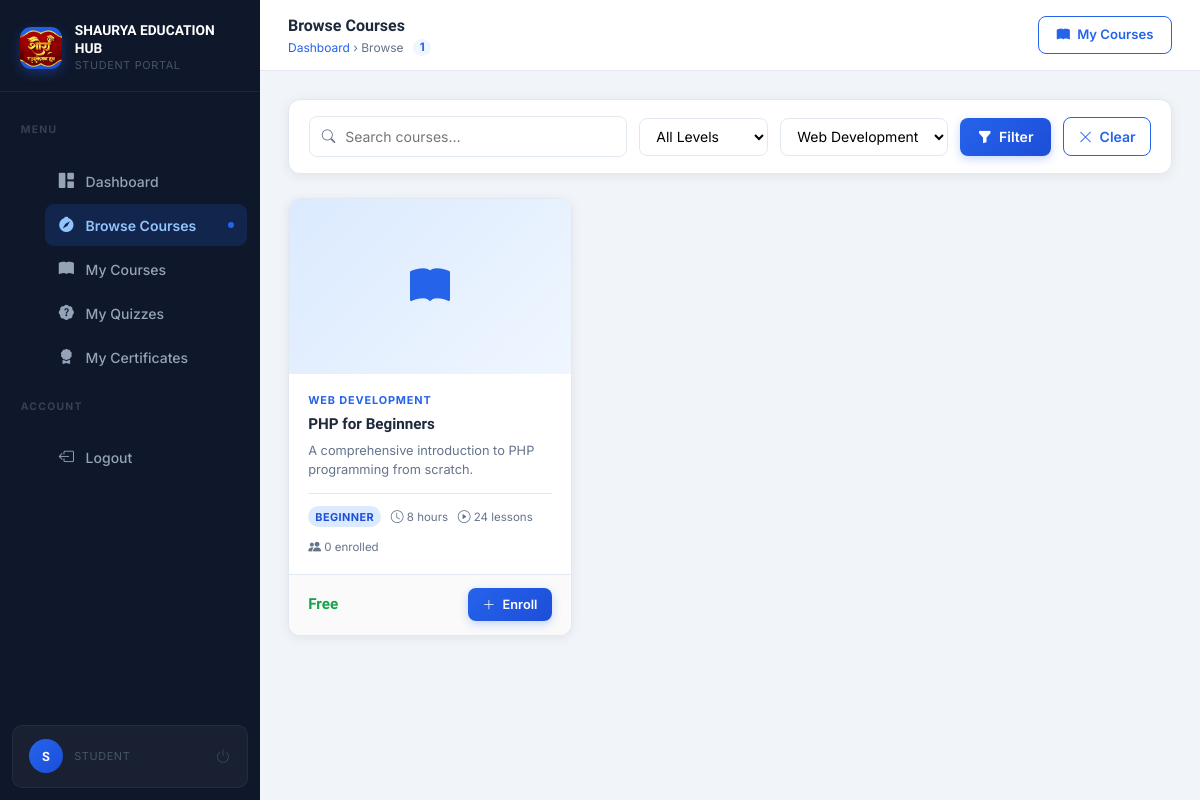
Page /browse-courses.php?category=Web Development (signed in) on the committed database.
### tables this page shows
CREATE TABLE IF NOT EXISTS courses (
    id            INT           UNSIGNED AUTO_INCREMENT PRIMARY KEY,

     
    title         VARCHAR(200)  NOT NULL,
    slug          VARCHAR(220)  NOT NULL UNIQUE,           
    description   TEXT          NOT NULL,
    short_desc    VARCHAR(500)  DEFAULT NULL,              

     
    image         VARCHAR(300)  DEFAULT NULL,              

     
    category      VARCHAR(100)  DEFAULT NULL,
    level         ENUM('beginner','intermediate','advanced') NOT NULL DEFAULT 'beginner',
    language      VARCHAR(60)   DEFAULT 'English',

     
    price         DECIMAL(8,2)  NOT NULL DEFAULT 0.00,     
    is_free       TINYINT(1)    NOT NULL DEFAULT 1,

     
    duration      VARCHAR(60)   DEFAULT NULL,              
    total_lessons INT           UNSIGNED DEFAULT 0,

     
    status        ENUM('active','inactive','draft') NOT NULL DEFAULT 'draft',

     
    created_by    INT           UNSIGNED NOT NULL,         

     
    created_at    TIMESTAMP     NOT NULL DEFAULT CURRENT_TIMESTAMP,
    updated_at    TIMESTAMP     NOT NULL DEFAULT CURRENT_TIMESTAMP ON UPDATE CURRENT_TIMESTAMP,

     
    INDEX idx_status     (status),
    INDEX idx_level      (level),
    INDEX idx_created_by (created_by),
    INDEX idx_category   (category)
);

### browse-courses.php (the view, shortened to what this page needs)
<?php
require_once __DIR__ . '/config/db.php';
$search      = trim($_GET['search']   ?? '');
$filterLevel = trim($_GET['level']    ?? '');
$filterCat   = trim($_GET['category'] ?? '');
$where  = ["c.status = 'active'"];
$params = [];
$types  = '';
if ($filterCat !== '') {
    $where[]  = 'c.category = ?';
    $params[] = $filterCat;
    $types   .= 's';
}
$whereSQL = 'WHERE ' . implode(' AND ', $where);
$sql = "
    SELECT c.id, c.title, c.description,
           c.image, c.category, c.level, c.price, c.is_free,
           c.duration, c.total_lessons,
           (SELECT COUNT(*) FROM enrollments e WHERE e.course_id = c.id) AS enroll_count
    FROM courses c
    $whereSQL
    ORDER BY c.created_at DESC
";
$stmt = $conn->prepare($sql);
if ($types !== '') {
    $stmt->bind_param($types, ...$params);
}
$stmt->execute();
$courses = $stmt->get_result();
$enrolledIds = [];
$catRes = $conn->query(
    "SELECT DISTINCT category FROM courses WHERE status='active' AND category IS NOT NULL AND category != '' ORDER BY category"
);
$categories = [];
while ($r = $catRes->fetch_assoc()) $categories[] = $r['category'];
$totalCourses = $courses->num_rows;
?>
<!DOCTYPE html>
<html lang="en">
<head>
    <link href="https://cdn.jsdelivr.net/npm/bootstrap@5.3.3/dist/css/bootstrap.min.css" rel="stylesheet">
    <link href="https://cdn.jsdelivr.net/npm/bootstrap-icons@1.11.3/font/bootstrap-icons.min.css" rel="stylesheet">
    <link href="assets/css/student.css" rel="stylesheet">
</head>
<body>
<?php include __DIR__ . '/includes/student-sidebar.php'; ?>
<div class="st-main">
    <header class="st-topbar">
        <div class="st-topbar-left">
            <div>
                <div class="st-page-title">Browse Courses</div>
                <div class="st-breadcrumb">
                    <a href="dashboard.php">Dashboard</a> &rsaquo; Browse
                    <span style="margin-left:.4rem;background:var(--brand-light);color:var(--brand);border-radius:20px;padding:.1em .55em;font-size:.72rem;font-weight:700;">
                        <?= $totalCourses ?>
                    </span>
                </div>
            </div>
        </div>
        <div class="st-topbar-right">
            <a href="my-courses.php" class="btn-outline-brand" style="font-size:.82rem;">
                <i class="bi bi-book-fill"></i> My Courses
            </a>
        </div>
    </header>
    <main class="st-body">
        <div class="st-card" style="margin-bottom:1.5rem;">
            <div class="st-card-body" style="padding:1rem 1.25rem;">
                <form method="GET" action="browse-courses.php"
                      style="display:flex;gap:.75rem;flex-wrap:wrap;align-items:center;">
                    <div class="st-search-wrap" style="flex:1;min-width:200px;">
                        <i class="bi bi-search"></i>
                        <input type="text" name="search" class="st-search-input"
                               placeholder="Search courses…"
                               value="<?= htmlspecialchars($search) ?>">
                    </div>
                    <select name="level"
                            style="padding:.52rem .75rem;border:1px solid var(--border);border-radius:var(--radius-sm);font-size:.875rem;outline:none;background:var(--surface);">
                        <option value="">All Levels</option>
                    </select>
                    <?php if ($categories): ?>
                    <select name="category"
                            style="padding:.52rem .75rem;border:1px solid var(--border);border-radius:var(--radius-sm);font-size:.875rem;outline:none;background:var(--surface);">
                        <?php foreach ($categories as $cat): ?>
                        <option value="<?= htmlspecialchars($cat) ?>"
                            <?= $filterCat === $cat ? 'selected' : '' ?>>
                            <?= htmlspecialchars($cat) ?>
                        </option>
                        <?php endforeach; ?>
                    </select>
                    <?php endif; ?>
                    <button type="submit" class="btn-brand" style="padding:.52rem 1.1rem;">
                        <i class="bi bi-funnel-fill"></i> Filter
                    </button>
                    <?php if ($search || $filterLevel || $filterCat): ?>
                    <a href="browse-courses.php" class="btn-outline-brand" style="padding:.5rem .9rem;">
                        <i class="bi bi-x-lg"></i> Clear
                    </a>
                    <?php endif; ?>
                </form>
            </div>
        </div>
        <?php if ($totalCourses === 0): ?>
        <div class="st-empty">
            <div class="st-empty-icon"><i class="bi bi-journal-x"></i></div>
            <h5><?= ($search || $filterLevel || $filterCat) ? 'No courses match your filters' : 'No courses available yet' ?></h5>
            <p><?= ($search || $filterLevel || $filterCat) ? 'Try clearing your filters.' : 'Check back soon!' ?></p>
            <?php if ($search || $filterLevel || $filterCat): ?>
            <a href="browse-courses.php" class="btn-brand"><i class="bi bi-x-circle"></i> Clear Filters</a>
            <?php endif; ?>
        </div>
        <?php else: ?>
        <div class="row g-3">
            <?php while ($c = $courses->fetch_assoc()):
                $isEnrolled = in_array((int)$c['id'], $enrolledIds, true);
            ?>
            <div class="col-12 col-md-6 col-xl-4">
                <div class="course-card">
                    <a href="course-details.php?id=<?= $c['id'] ?>" style="text-decoration:none;">
                        <?php if (!empty($c['image']) && file_exists($c['image'])): ?>
                        <img src="<?= htmlspecialchars($c['image']) ?>"
                             alt="<?= htmlspecialchars($c['title']) ?>"
                             class="course-card-img" style="display:block;">
                        <?php else: ?>
                        <div class="course-card-img-placeholder">
                            <i class="bi bi-book-fill"></i>
                        </div>
                        <?php endif; ?>
                    </a>
                    <div class="course-card-body">
                        <div class="course-card-cat">
                            <?= htmlspecialchars($c['category'] ?? 'General') ?>
                        </div>
                        <a href="course-details.php?id=<?= $c['id'] ?>" style="text-decoration:none;">
                            <div class="course-card-title"><?= htmlspecialchars($c['title']) ?></div>
                        </a>
                        <div class="course-card-desc">
                            <?= htmlspecialchars(substr($c['description'], 0, 120)) ?>
                        </div>
                        <div class="course-card-meta">
                            <span class="lms-badge badge-<?= $c['level'] ?>"><?= ucfirst($c['level']) ?></span>
                            <?php if ($c['duration']): ?>
                            <span><i class="bi bi-clock"></i> <?= htmlspecialchars($c['duration']) ?></span>
                            <?php endif; ?>
                            <?php if ($c['total_lessons']): ?>
                            <span><i class="bi bi-play-circle"></i> <?= (int)$c['total_lessons'] ?> lessons</span>
                            <?php endif; ?>
                            <span><i class="bi bi-people-fill"></i> <?= (int)$c['enroll_count'] ?> enrolled</span>
                        </div>
                    </div>
                    <div class="course-card-footer">
                        <div class="course-price <?= $c['is_free'] ? 'free' : '' ?>">
                            <?= $c['is_free'] ? 'Free' : '₹' . number_format($c['price'], 2) ?>
                        </div>
                        <?php if ($isEnrolled): ?>
                        <a href="course-details.php?id=<?= $c['id'] ?>"
                           class="btn-brand" style="font-size:.8rem;padding:.42rem .9rem;">
                            <i class="bi bi-play-fill"></i> Continue
                        </a>
                        <?php else: ?>
                        <form method="POST" action="browse-courses.php" style="margin:0;">
                            <button type="submit" class="btn-brand" style="font-size:.8rem;padding:.42rem .9rem;">
                                <i class="bi bi-plus-lg"></i> Enroll
                            </button>
                        </form>
                        <?php endif; ?>
                    </div>
                </div>
            </div>
            <?php endwhile; ?>
        </div>
        <?php endif; ?>
    </main>
</div>
</body>
</html>

### rows in the picture
courses: category "WEB DEVELOPMENT", title "PHP for Beginners", description "A comprehensive introduction to PHP programming from scratch.", level "BEGINNER", duration "8 hours", total_lessons "24", enroll_count "0", is_free "Free"

### other values in the picture
SITE_NAME "SHAURYA EDUCATION HUB"
$item['label'] "Dashboard"
$item['label'] "Browse Courses"
$item['label'] "My Courses"
$item['label'] "My Quizzes"
$item['label'] "My Certificates"
substr($authUserName ?: 'S', 0, 1) "S"
$totalCourses "1"
form field category "Web Development"
